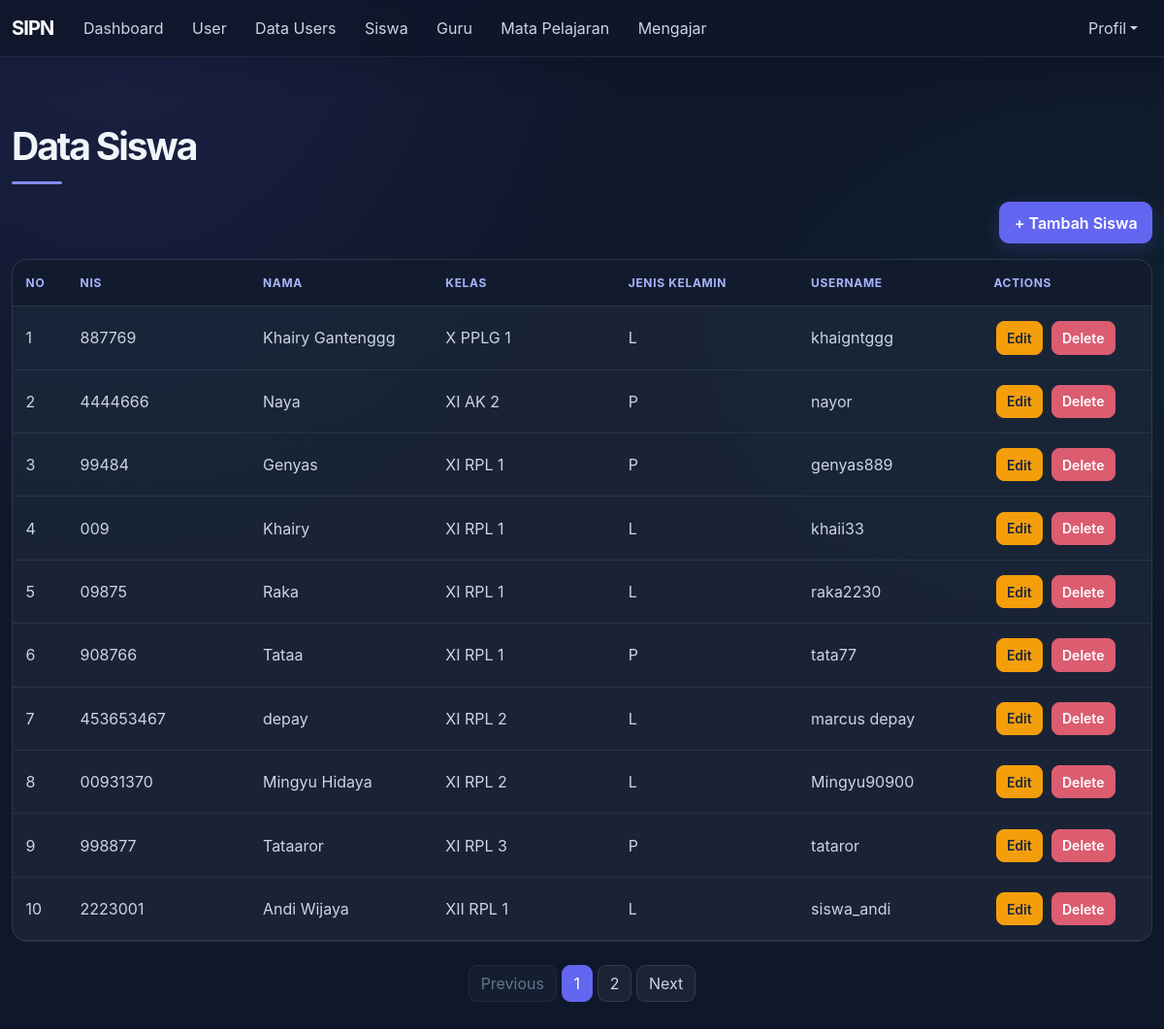
Screenshot of /siswa/index.php (signed in) with the database file from the repository.
### tables this page shows
CREATE TABLE `siswa` (
  `id` int NOT NULL,
  `nis` varchar(10) NOT NULL,
  `nama_siswa` varchar(100) NOT NULL,
  `kelas` varchar(10) NOT NULL,
  `jenis_kelamin` enum('L','P') NOT NULL,
  `user_id` int DEFAULT NULL
);

CREATE TABLE `users` (
  `id` int NOT NULL,
  `username` varchar(50) NOT NULL,
  `password` varchar(255) NOT NULL,
  `role` enum('admin','guru','siswa') NOT NULL,
  `created_at` timestamp NOT NULL DEFAULT CURRENT_TIMESTAMP
);

### koneksi.php (called while the page is built, shortened)
<?php
function h($data) {
    return htmlspecialchars($data ?? '');
}
?>

### siswa/index.php (the view, shortened to what this page needs)
<?php
require_once '../koneksi.php';
require_once '../navbar.php';
$batas = 10;
$halaman = isset($_GET['halaman']) ? (int)$_GET['halaman'] : 1;
$halaman_awal = ($halaman > 1) ? ($halaman * $batas) - $batas : 0;
$data_jumlah = mysqli_query($koneksi, "SELECT * FROM siswa");
$jumlah_data = mysqli_num_rows($data_jumlah);
$total_halaman = ceil($jumlah_data / $batas);
$sql = "SELECT siswa.*, users.username
        FROM siswa
        LEFT JOIN users ON siswa.user_id = users.id
        ORDER BY siswa.kelas ASC, siswa.nama_siswa ASC
        LIMIT $halaman_awal, $batas";
$hasil = mysqli_query($koneksi, $sql);
?>
<div class="container mt-4 mb-5">
    <h1 class="fw-normal display-5">Data Siswa</h1>
    <hr class="border border-dark border-2 opacity-100">
    <div class="d-flex justify-content-end mb-3">
        <a href="tambah.php" class="btn btn-primary">+ Tambah Siswa</a>
    </div>
    <div class="app-table-wrap">
    <table class="table table-hover align-middle app-data-table">
        <thead>
            <tr>
                <th>No</th>
                <th>NIS</th>
                <th>Nama</th>
                <th>Kelas</th>
                <th>Jenis Kelamin</th>
                <th>Username</th>
                <th style="width: 15%;">Actions</th>
            </tr>
        </thead>
        <tbody>
            <?php
            $no = $halaman_awal + 1;
            if (mysqli_num_rows($hasil) > 0) {
                while ($row = mysqli_fetch_assoc($hasil)) {
            ?>
                    <tr>
                        <td><?= $no++ ?></td>
                        <td><?= h($row['nis']) ?></td>
                        <td><?= h($row['nama_siswa']) ?></td>
                        <td><?= h($row['kelas']) ?></td>
                        <td><?= h($row['jenis_kelamin']) ?></td>
                        <td><?= h($row['username']) ?></td>
                        <td>
                            <a href="edit.php?id=<?= $row['id'] ?>" class="btn btn-warning btn-sm">Edit</a>
                            <a href="hapus.php?id=<?= $row['id'] ?>" class="btn btn-danger btn-sm"
                               onclick="return confirm('Yakin ingin menghapus siswa ini? Nilainya juga ikut terhapus.')">Delete</a>
                        </td>
                    </tr>
                <?php
                }
            } else {
                ?>
                <tr>
                    <td colspan="7" class="text-center">Belum ada data siswa.</td>
                </tr>
            <?php } ?>
        </tbody>
    </table>
    </div>
    <?php if ($total_halaman > 1) { ?>
    <nav class="mt-4">
        <ul class="pagination justify-content-center">
            <li class="page-item <?= ($halaman <= 1) ? 'disabled' : ''; ?>">
                <a class="page-link" href="?halaman=<?= $halaman - 1; ?>">Previous</a>
            </li>
            <?php for ($x = 1; $x <= $total_halaman; $x++) { ?>
                <li class="page-item <?= ($halaman == $x) ? 'active' : ''; ?>">
                    <a class="page-link" href="?halaman=<?= $x; ?>"><?= $x; ?></a>
                </li>
            <?php } ?>
            <li class="page-item <?= ($halaman >= $total_halaman) ? 'disabled' : ''; ?>">
                <a class="page-link" href="?halaman=<?= $halaman + 1; ?>">Next</a>
            </li>
        </ul>
    </nav>
    <?php } ?>
</div>
<?php require_once '../footer.php'; ?>

### assets/app.css (style rules this page uses)
:root { --dashboard-bg: #0f172a; --dashboard-surface: rgba(30, 41, 59, .76); --dashboard-border: rgba(255, 255, 255, .09); --dashboard-text: #f1f5f9; --dashboard-muted: #94a3b8; --dashboard-indigo: #818cf8; --dashboard-green: #10b981; }
.app-shell .container.mt-4 > .d-flex.justify-content-end.mb-3 { margin-top: -.65rem; margin-bottom: 1rem !important; }
.app-shell:not(.dashboard-page) { min-height: 100vh; color: #e2e8f0; background: radial-gradient(ellipse at 10% 0%, rgba(99, 102, 241, .13), transparent 34rem), radial-gradient(ellipse at 95% 30%, rgba(16, 185, 129, .06), transparent 30rem), #0f172a !important; font-family: Inter, "Segoe UI", sans-serif; -webkit-font-smoothing: antialiased; }
.app-shell h1, .app-shell h2, .app-shell h3, .app-shell h4, .app-shell h5, .app-shell h6 { color: #f1f5f9; font-family: Inter, "Segoe UI", sans-serif; font-weight: 650; letter-spacing: -.035em; }
.app-shell .container { max-width: 1240px; }
.app-shell .container.mt-4 { padding-top: clamp(1.5rem, 4vw, 2.75rem) !important; padding-bottom: 3rem; }
.app-shell .display-5 { font-size: clamp(1.85rem, 4vw, 2.45rem); font-weight: 700 !important; letter-spacing: -.055em; }
.app-shell hr.border-dark { width: 52px; height: 3px; margin: .85rem 0 1.75rem; border: 0 !important; border-radius: 99px; background: #818cf8; opacity: 1 !important; }
.app-shell .btn { min-height: 40px; padding: .55rem .9rem; border-radius: 10px; font-weight: 600; transition: transform 250ms ease, box-shadow 250ms ease, background-color 250ms ease; }
.app-shell .btn-primary { --bs-btn-bg: #6366f1; --bs-btn-border-color: #6366f1; --bs-btn-hover-bg: #4f46e5; --bs-btn-hover-border-color: #4f46e5; --bs-btn-active-bg: #4f46e5; --bs-btn-active-border-color: #4f46e5; --bs-btn-focus-shadow-rgb: 99, 102, 241; box-shadow: 0 5px 18px rgba(99, 102, 241, .22); }
.app-shell .btn-warning { --bs-btn-bg: #f59e0b; --bs-btn-border-color: #f59e0b; --bs-btn-color: #1e293b; --bs-btn-hover-bg: #d97706; --bs-btn-hover-border-color: #d97706; --bs-btn-hover-color: #fff; }
.app-shell .btn-danger { --bs-btn-bg: #dc5c70; --bs-btn-border-color: #dc5c70; --bs-btn-hover-bg: #be4358; --bs-btn-hover-border-color: #be4358; }
.app-shell .btn-sm { min-height: 32px; padding: .35rem .65rem; border-radius: 8px; }
.app-shell .table { width: 100%; margin-bottom: 0; color: #cbd5e1; vertical-align: middle; }
.app-shell .app-table-wrap { width: 100%; overflow-x: auto; border: 1px solid rgba(255, 255, 255, .09); border-radius: 16px; background: rgba(30, 41, 59, .72); scrollbar-color: #475569 rgba(15, 23, 42, .55); scrollbar-width: thin; }
.app-shell .app-data-table { min-width: 760px; table-layout: fixed; border: 0; background: transparent; }
.app-shell .app-data-table th:first-child, .app-shell .app-data-table td:first-child { width: 56px; }
.app-shell .app-data-table th:last-child, .app-shell .app-data-table td:last-child { width: 148px; }
.app-shell .app-data-table td { overflow-wrap: anywhere; }
.app-shell .app-data-table td[data-label="Actions"] { white-space: nowrap; }
.app-shell .app-data-table td[data-label="Actions"] .btn { margin: 2px; }
.app-shell .table > :not(caption) > * > * { color: #cbd5e1; border-bottom-color: rgba(148, 163, 184, .12); background-color: transparent; box-shadow: none; }
.app-shell .table thead th { padding: .9rem .85rem; color: #a5b4fc !important; border-bottom: 1px solid rgba(148, 163, 184, .18); background: rgba(15, 23, 42, .68); font-size: .75rem; font-weight: 700; letter-spacing: .055em; text-transform: uppercase; }
.app-shell .table tbody td { padding: .82rem .85rem; }
.app-shell .pagination { gap: .35rem; }
.app-shell .page-link { color: #cbd5e1; border-color: rgba(255, 255, 255, .1); border-radius: 9px !important; background: rgba(30, 41, 59, .8); }
.app-shell .page-item.active .page-link { color: #fff; border-color: #6366f1; background: #6366f1; }
.app-shell .page-item.disabled .page-link { color: #64748b; border-color: rgba(255, 255, 255, .06); background: rgba(30, 41, 59, .42); }

### rows the page displays
siswa: nis "887769", nama_siswa "Khairy Gantenggg", kelas "X PPLG 1", jenis_kelamin "L", user.username "khaigntggg"
siswa: nis "4444666", nama_siswa "Naya", kelas "XI AK 2", jenis_kelamin "P", user.username "nayor"
siswa: nis "99484", nama_siswa "Genyas", kelas "XI RPL 1", jenis_kelamin "P", user.username "genyas889"
siswa: nis "009", nama_siswa "Khairy", kelas "XI RPL 1", jenis_kelamin "L", user.username "khaii33"
siswa: nis "09875", nama_siswa "Raka", kelas "XI RPL 1", jenis_kelamin "L", user.username "raka2230"
siswa: nis "908766", nama_siswa "Tataa", kelas "XI RPL 1", jenis_kelamin "P", user.username "tata77"
siswa: nis "453653467", nama_siswa "depay", kelas "XI RPL 2", jenis_kelamin "L", user.username "marcus depay"
siswa: nis "00931370", nama_siswa "Mingyu Hidaya", kelas "XI RPL 2", jenis_kelamin "L", user.username "Mingyu90900"
siswa: nis "998877", nama_siswa "Tataaror", kelas "XI RPL 3", jenis_kelamin "P", user.username "tataror"
siswa: nis "2223001", nama_siswa "Andi Wijaya", kelas "XII RPL 1", jenis_kelamin "L", user.username "siswa_andi"
